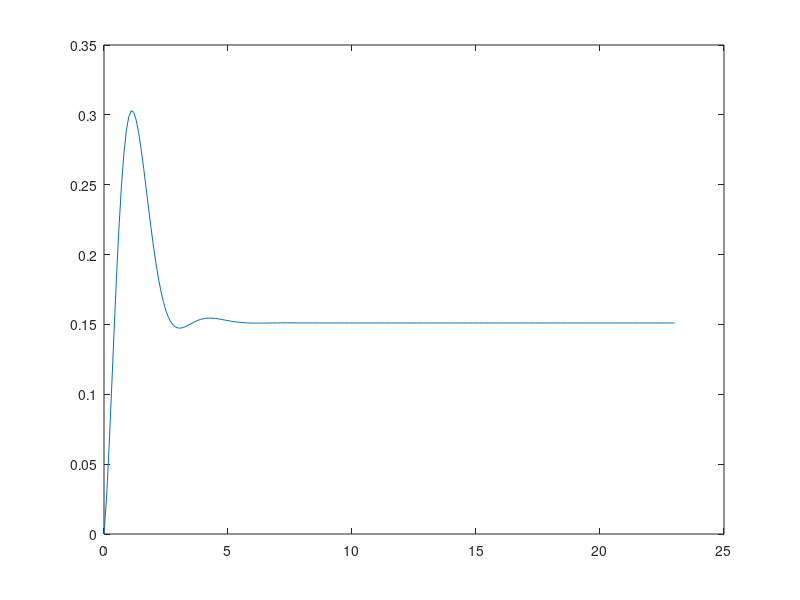
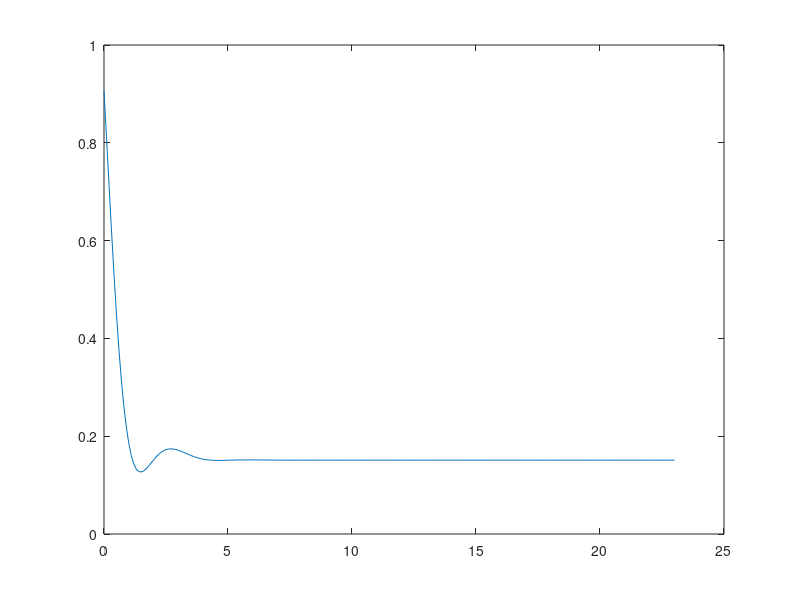
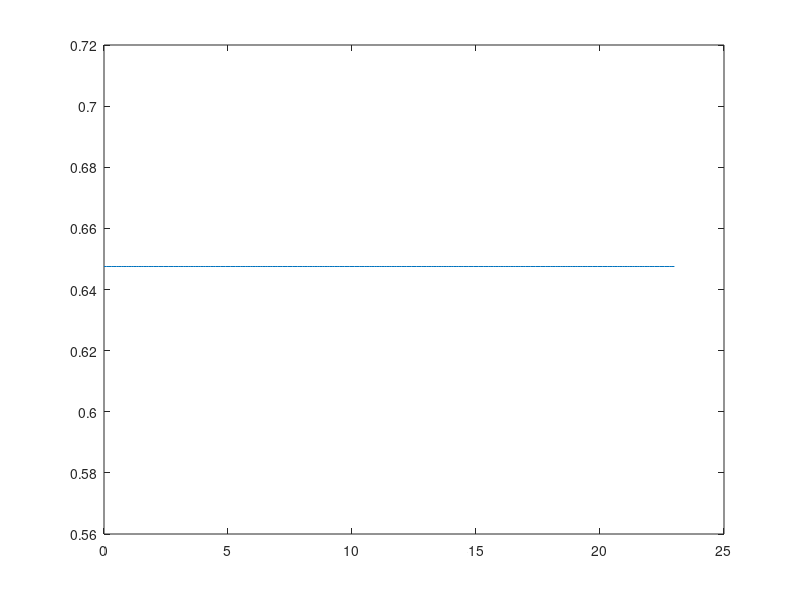

Source code (MATLAB) for these figures, in order:
clearvars
close all
clc

theta = pi/4;
phi = pi/4;
J = 1;
dt = 0.1;
T = 0:dt:23;
gamma = 1;
P = 0.2; %Incohernet pumping

p1 = cos(theta)^2;
p2 = sin(theta)^2 * cos(phi)^2;
p3 = sin(theta)^2 * sin(phi)^2;

d = 2; %dimension of the annihilation and creation operator
a = diag(sqrt(1:d-1),1); %annihilation operator
p_number = 1;
I = eye(d);
alpha = 1;

W = rand(1,2);
sig_z = [1,0;0,-1];
sig_m = [0,0;1,0];
sig_p = [0,1;0,0];

gs = [0;1]; %Ground state
es = [1;0]; %Excited state
Ini = 1/sqrt(2)*[1;1];

I_a = eye(d);
I_b = eye(2);
b1 = kron(sig_m, kron(I_b, I_a));
% b1 = kron(I_a,kron(sig_m, I_b));
b2 = kron(I_b, kron(sig_m, I_a));
% b2 = kron(I_a, kron(I_b, sig_m));
A = kron(I_b, kron(I_b,a));
% A = kron(a,kron(I_b,I_b));

H_R = J*(b1'*b2 + b2'*b1);

psi = kron(gs,es); %reservoir 1 : excited, reservoir 2 : ground
rho_R = psi*psi';

%%

%%
% Coherent state
rho_coh = 0; %Initialization

for i = 0:d-1
    for j = 0:d-1
        rho_coh = rho_coh + exp(-alpha^2)*(alpha^i)*(conj(alpha)^j)/sqrt(prod(1:i)*prod(1:j))*I(:,i+1)*I(:,j+1)';
    end
end

% trace(rho_coh)
g2_coh = trace(a'*a'*a*a*rho_coh)/trace(a'*a*rho_coh)^2; %should be 2

%% 
% Thermal state
nth = 0.5;
rho_th = 0;

for i=0:d-1
    rho_th = rho_th+(nth^i/(1+nth)^(i+1))*I(:,i+1)*I(:,i+1)'; 
end
% trace(rho_th)
g2_th = trace(a'*a'*a*a*rho_th)/trace(a'*a*rho_th)^2; %should be 1

%%
% rho_fock = I(:,d)*I(:,d)';
psi_fock = (a')^p_number/sqrt(prod(1:p_number))*I(:,1);
rho_fock = psi_fock*psi_fock';
g2_fock = trace(a'*a'*a*a*rho_fock)/trace(a'*a*rho_fock)^2;
g2_fock_check = (p_number - 1)/p_number;

%% 
rho_s = p1*rho_fock + p2*rho_coh + p3*rho_th;

rho = kron(rho_R, rho_s);

for t=1:length(T)
    % Pe(t) = kron(es, If(:,1))'*rho*kron(es, If(:,1));
    % correlation(t) = trace(rho*A'*A'*A*A)/trace(rho*A'*A)^2;
    n1(t) = trace(rho*b1'*b1);
    n2(t) = trace(rho*b2'*b2);
    n_a(t) = trace(rho*A'*A); %this should be constant when u add cascade coupling term
    
    H = H_R;
    K1 = -1i*(H*rho - rho*H) + gamma/2*(2*b1*rho*b1' - rho*b1'*b1 - b1'*b1*rho) ...
                             + gamma/2*(2*b2*rho*b2' - rho*b2'*b2 - b2'*b2*rho) ...
                             + P/2*(2*b1'*rho*b1 - rho*b1*b1' - b1*b1'*rho)...
                             + P/2*(2*b2'*rho*b2 - rho*b2*b2' - b2*b2'*rho);
    rho1 = rho + 0.5*dt*K1;
    K2 = -1i*(H*rho1 - rho1*H) + gamma/2*(2*b1*rho1*b1' - rho1*b1'*b1 - b1'*b1*rho1) ...
                               + gamma/2*(2*b2*rho1*b2' - rho1*b2'*b2 - b2'*b2*rho1) ...
                               + P/2*(2*b1'*rho1*b1 - rho1*b1*b1' - b1*b1'*rho1) ...
                               + P/2*(2*b2'*rho1*b2 - rho1*b2*b2' - b2*b2'*rho1);
    rho2 = rho + 0.5*dt*K2;
    K3 = -1i*(H*rho2 - rho2*H) + gamma/2*(2*b1*rho2*b1' - rho2*b1'*b1 - b1'*b1*rho2) ...
                               + gamma/2*(2*b2*rho2*b2' - rho2*b2'*b2 - b2'*b2*rho2) ...
                               + P/2*(2*b1'*rho2*b1 - rho2*b1*b1' - b1*b1'*rho2) ...
                               + P/2*(2*b2'*rho2*b2 - rho2*b2*b2' - b2*b2'*rho2);
    rho3 = rho + dt*K3;
    K4 = -1i*(H*rho3 - rho3*H) + gamma/2*(2*b1*rho3*b1' - rho3*b1'*b1 - b1'*b1*rho3) ...
                               + gamma/2*(2*b2*rho3*b2' - rho3*b2'*b2 - b2'*b2*rho3) ...
                               + P/2*(2*b1'*rho3*b1 - rho3*b1*b1' - b1*b1'*rho3) ...
                               + P/2*(2*b2'*rho3*b2 - rho3*b2*b2' - b2*b2'*rho3);

    rho = rho + 1/6*dt*(K1+2*K2+2*K3+K4);
end

figure()
plot(T,abs(n1))
figure()
plot(T,abs(n2))
figure()
plot(T,abs(n_a))